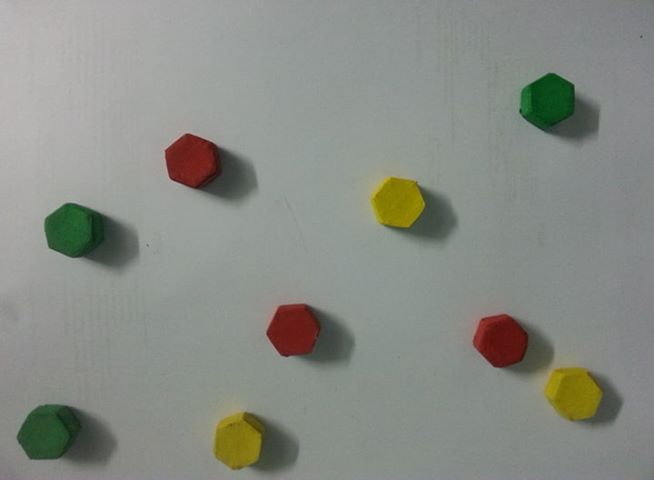
#> input picture sample.jpg, 654 x 480 px
$ python -i coordFind.py   (imports and definitions only)
#> lines starting #> are read from the running program, lines starting #| are printed output that depends on the picture; after the words box and inside, x2 and y2 are one past the last pixel; in counts of white or black regions, pixels touching at a corner belong together
#> further down, picture is the input picture: shape (480, 654, 3); mean B, G, R 133.4, 140, 136.9
##########
#Image Processing & Coordinates Extraction
##########

import numpy as np
import cv2
import imutils

##DEFINING LIMITS##

#RED color Limits
lower_red = np.array([0,100,0])
upper_red = np.array([15,255,255])

#Green color Limits
lower_green = np.array([45,100,0])
upper_green = np.array([75,255,255])

#Yellow color Limits.
lower_yellow = np.array([20,100,0])
upper_yellow = np.array([30,255,255])


def colorFilter(imageName,lowerLimits,upperLimits):
    hsv = cv2.cvtColor(imageName, cv2.COLOR_BGR2HSV)
    mask = cv2.inRange(hsv, lowerLimits, upperLimits)
    res = cv2.bitwise_and(imageName,imageName, mask = mask)
    return res

def centers(imageFiltered):
    #array of centers
    coords = np.zeros((5,2))
    #Prepare image for defining the center of contours in it
    grayimg = cv2.cvtColor(imageFiltered, cv2.COLOR_BGR2GRAY)
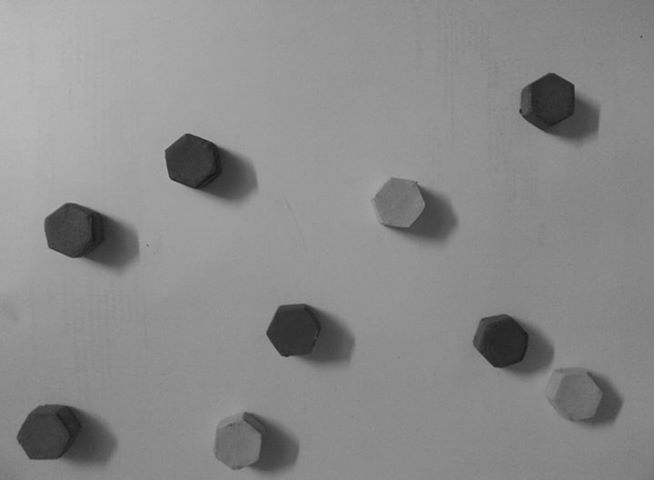
#> grayimg: shape (480, 654); min 22, max 185, mean 138.4
    blurredimg = cv2.GaussianBlur(grayimg, (5, 5), 0)
    threshimg = cv2.threshold(blurredimg, 0, 255, cv2.THRESH_BINARY)[1]
#> threshimg: shape (480, 654); every value is 255
    #extract contours from image
    cnts = cv2.findContours(threshimg.copy(), cv2.RETR_EXTERNAL, cv2.CHAIN_APPROX_SIMPLE)
#> cnts = 1 contour; box (x1, y1, x2, y2) and area: (0, 0, 654, 480) 312787
    cnts = imutils.grab_contours(cnts)
#> cnts = [[[0, 0], [0, 479], [653, 479], [653, 0]]]
    # loop over the contours
    i=0
    for c in cnts:
        if(i <= (coords.shape[0])):
            # compute the center of the contour
            M = cv2.moments(c)
            cX = int(M["m10"] / M["m00"])
            cY = int(M["m01"] / M["m00"])
            # draw the contour and center of the shape on the image
            cv2.drawContours(imageFiltered, [c], -1, (0, 255, 0), 2)
            cv2.circle(imageFiltered, (cX, cY), 7, (255, 255, 255), -1)
            cv2.putText(imageFiltered, "center", (cX - 20, cY - 20),
            cv2.FONT_HERSHEY_SIMPLEX, 0.5, (255, 255, 255), 2)
            #save coordinates of centers
            coords[i,0] = cX
            coords[i,1] = cY
            i+=1
#> this loop made 1 pass
#> (c, cX, cY, i) on pass 1: ([[0, 0], [0, 479], [653, 479], [653, 0]], 326, 239, 1)
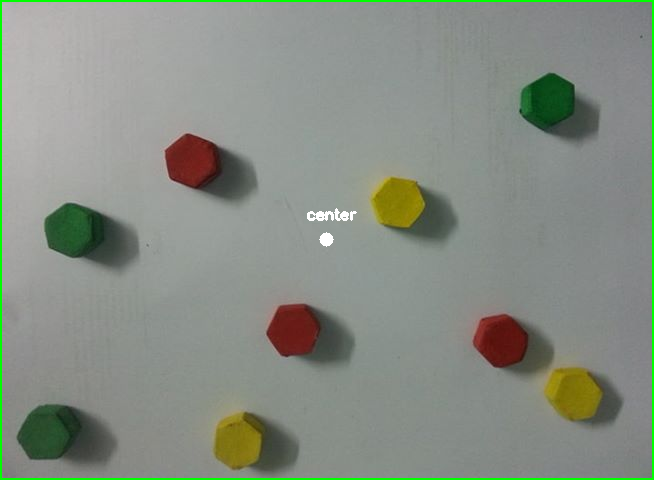
#> imageFiltered: shape (480, 654, 3); 1.59% of pixels changed, all inside (x1, y1, x2, y2) = (0, 0, 654, 480)
#> after the loop, coords = [[326, 239], [0, 0], [0, 0], [0, 0], [0, 0]]; i = 1
    return coords


# [24 lines of commented-out code are left out]

>>> import cv2
>>> picture = cv2.imread('../sample.jpg')
>>> result = centers(picture)
#> result = [[326, 239], [0, 0], [0, 0], [0, 0], [0, 0]]
